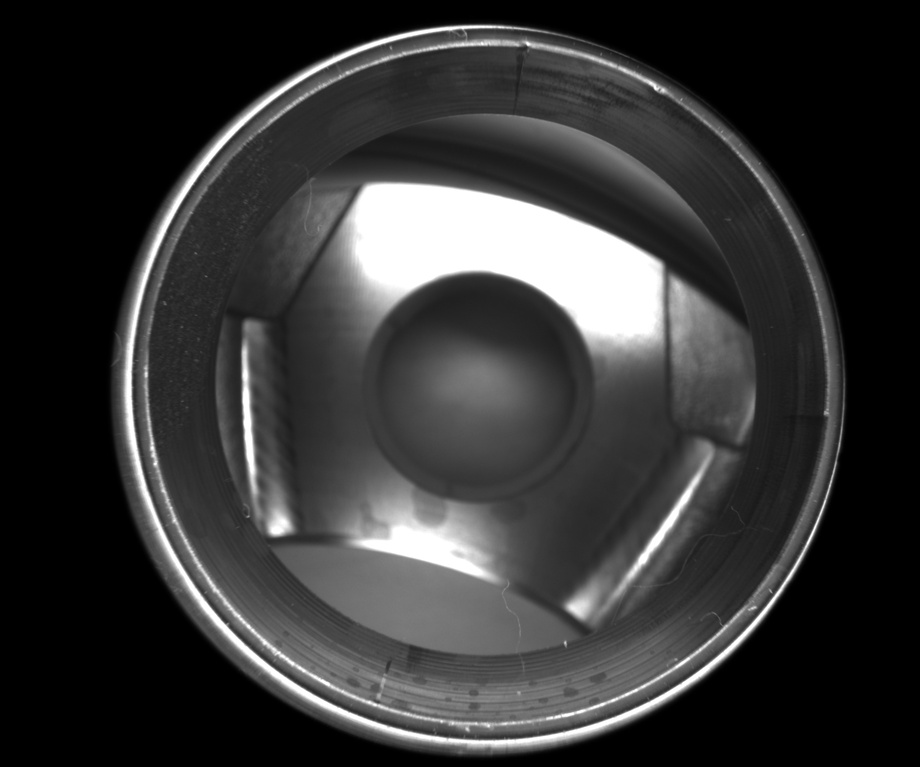
#> input picture code/data/slika3.jpg, 920 x 767 px, shrunk from 2464 x 2056 before the run, given as the content of the folder data/slika3.jpg, which was not available
$ python process.py data/slika3.jpg out.png 1.0
#> lines starting #> are read from the running program, lines starting #| are printed output that depends on the picture; pictures that were not available may be replaced by others from this repository, and a replacement may not be noted
### code/utils.py
import glob

import matplotlib.pyplot as plt
import xlsxwriter as xls
import numpy as np
import cv2

def get_file_paths(directory_path: 'str') -> list:
    """Return a list of paths matching a pathname pattern."""
    return glob.glob(directory_path)

# [42 lines left out: functions addFrequencies, saveAsExcel, getROI, calculate_median_from_counts, not called in this run]

def filterImage(image: 'np.ndarray', desired_intensity):
    return cv2.inRange(image, desired_intensity, desired_intensity)

# [5 lines left out: function showImage, not called in this run]

### code/process.py
import cv2
import utils
import os
import sys
from PIL import Image
import numpy as np
from skimage import exposure
import matplotlib.pyplot as plt
from tqdm import tqdm
import patchify
import os

# [111 lines left out: functions ROI, sectionImages, sectionMaks, sectionImages2, saveImages, not called in this run]

def saveImages2(images, save_path, filenames):
    org = os.getcwd()
    os.chdir(save_path)
    for i in range(len(images)):
        cv2.imwrite(os.path.basename(filenames[i]), images[i])
        print(filenames[i])
    os.chdir(org)
    pass

def gamma_corr(img_original, gamma):
    lookUpTable = np.empty((1, 256), np.uint8)
    for i in range(256):
        lookUpTable[0, i] = np.clip(pow(i / 255.0, gamma) * 255.0, 0, 255)
    return cv2.LUT(img_original, lookUpTable)

def applyGamma(images, gamma):
    pr_images = [gamma_corr(image, gamma) for image in images]
    return pr_images

def main():
    gamma = 1

    #space to code
    if sys.argv[0] and len(sys.argv) > 2:
        src_path = sys.argv[1]
        save_path = sys.argv[2]
        if len(sys.argv) > 3:
            gamma = float(sys.argv[3])
    else:
        print("No directory specified!")
        exit(-1)

    u_files = utils.get_file_paths(src_path + "/*.jpg")
    l_files = utils.get_file_paths(src_path + "/*.png")
    l_files.sort()
    u_files.sort()
    print(l_files)
    print(u_files)

    l_images = [cv2.imread(file, cv2.IMREAD_GRAYSCALE) for file in l_files]
    u_images = [cv2.imread(file, cv2.IMREAD_GRAYSCALE) for file in u_files]
#> u_images = 1 item
    #cond = lambda x: not (np.all(x == 0) or np.all(x == 2) )  #thid deteremines which patches are gomna be saved
    #patches = sectionImages2(u_images, l_images, dimension=400, cond=cond)
    #print(len(patches))
    images = []
    images = applyGamma(u_images, 0.5)
#> in gamma_corr, `return cv2.LUT(img_original, lookUpTable)`:
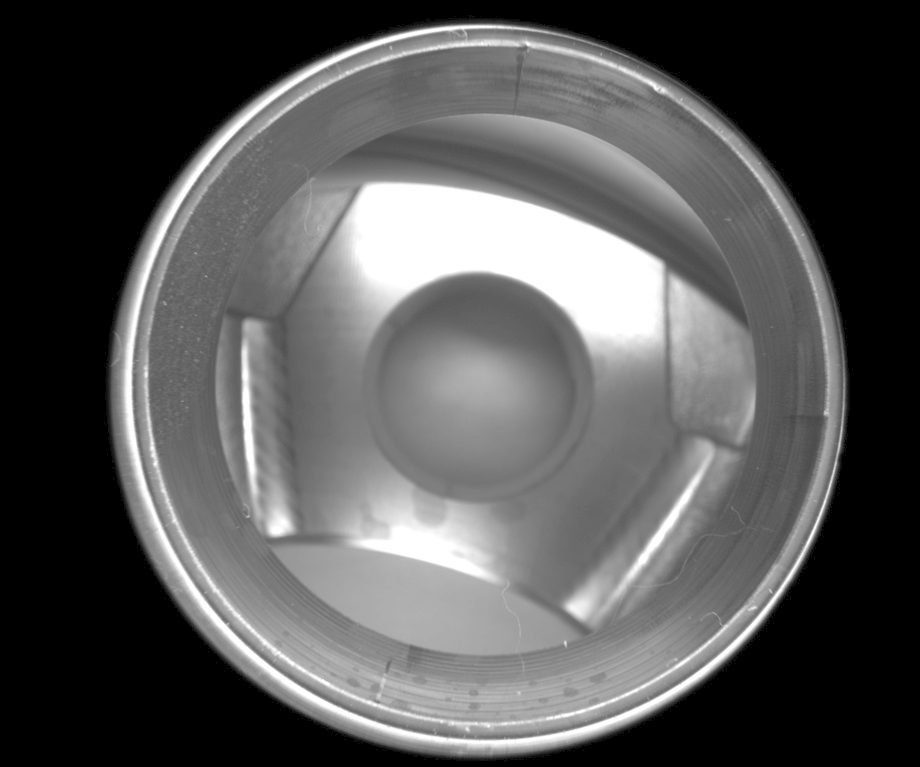
#> returned value: shape (767, 920); min 0, max 255, mean 86.1
#> images = 1 item
    print(len(images))
#| 1

    #patches = [utils.filterImage(patch, 1) for patch in patches]
    saveImages2(images, save_path, u_files)
#> the loop in saveImages2, `for i in range(len(images)):` made 1 pass
#| _only/slika3.jpg

if __name__ == "__main__":
        main()

$ run again, on code/data/slika5.jpg
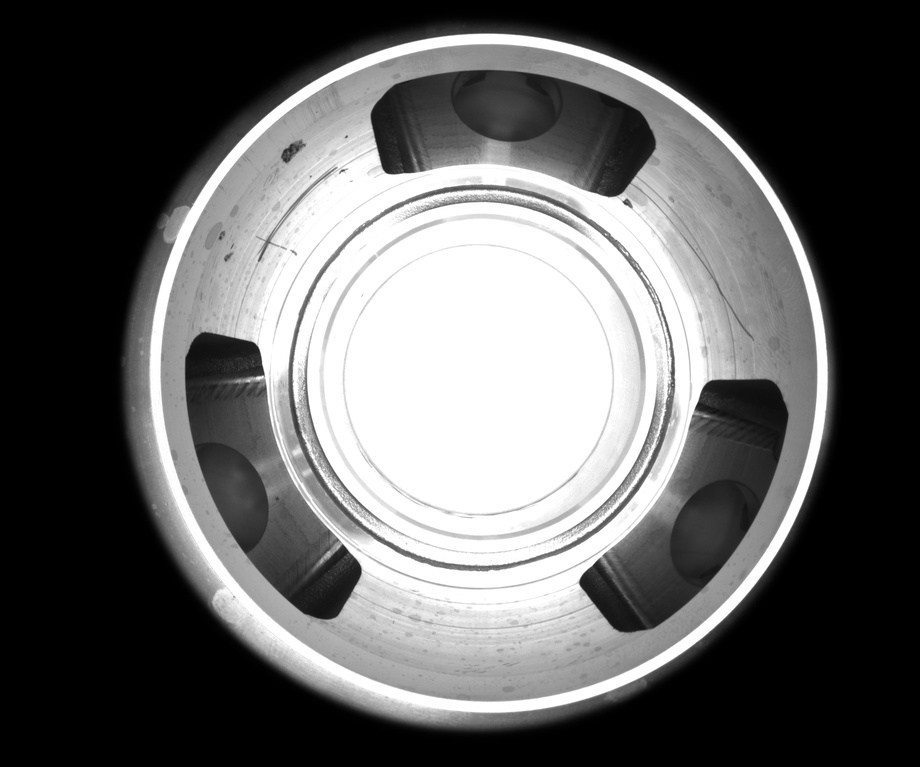
#> input picture code/data/slika5.jpg, 920 x 767 px, shrunk from 2464 x 2056 before the run, given as the content of the folder data/slika5.jpg, which was not available
#> u_images = 1 item
#> in gamma_corr, `return cv2.LUT(img_original, lookUpTable)`:
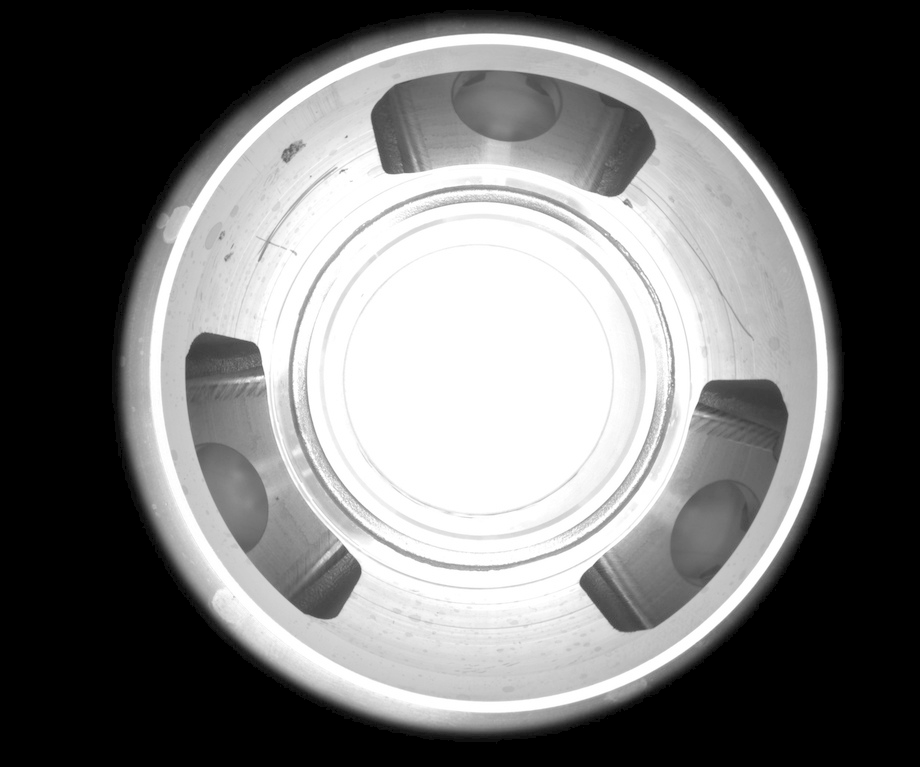
#> returned value: shape (767, 920); min 0, max 255, mean 114.9
#| 1
#> the loop in saveImages2, `for i in range(len(images)):` made 1 pass
#| _only/slika5.jpg
